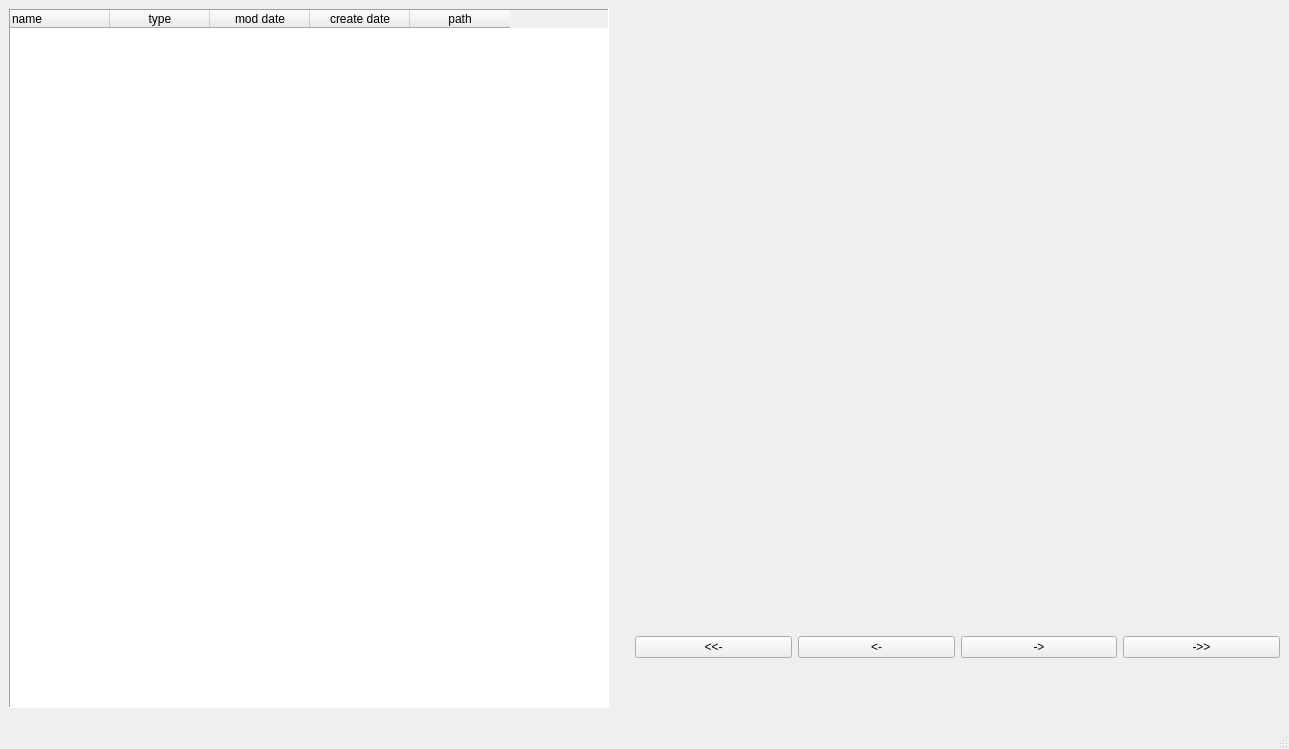
<?xml version="1.0" encoding="UTF-8"?>
<ui version="4.0">
 <class>MainWindow</class>
 <widget class="QMainWindow" name="MainWindow">
  <property name="windowModality">
   <enum>Qt::NonModal</enum>
  </property>
  <property name="geometry">
   <rect>
    <x>0</x>
    <y>0</y>
    <width>1289</width>
    <height>749</height>
   </rect>
  </property>
  <property name="sizePolicy">
   <sizepolicy hsizetype="Expanding" vsizetype="Expanding">
    <horstretch>0</horstretch>
    <verstretch>0</verstretch>
   </sizepolicy>
  </property>
  <property name="windowTitle">
   <string>Выбор файлов изображений</string>
  </property>
  <widget class="QWidget" name="centralwidget">
   <property name="focusPolicy">
    <enum>Qt::StrongFocus</enum>
   </property>
   <layout class="QGridLayout" name="gridLayout">
    <property name="sizeConstraint">
     <enum>QLayout::SetMinimumSize</enum>
    </property>
    <item row="0" column="0">
     <layout class="QVBoxLayout" name="verticalLayout_3">
      <item>
       <layout class="QHBoxLayout" name="horizontalLayout">
        <item>
         <layout class="QVBoxLayout" name="verticalLayout_2">
          <item>
           <widget class="QTableWidget" name="tableWidget">
            <property name="sizePolicy">
             <sizepolicy hsizetype="Minimum" vsizetype="Expanding">
              <horstretch>0</horstretch>
              <verstretch>0</verstretch>
             </sizepolicy>
            </property>
            <property name="minimumSize">
             <size>
              <width>400</width>
              <height>0</height>
             </size>
            </property>
            <property name="focusPolicy">
             <enum>Qt::ClickFocus</enum>
            </property>
            <property name="frameShape">
             <enum>QFrame::Panel</enum>
            </property>
            <property name="frameShadow">
             <enum>QFrame::Sunken</enum>
            </property>
            <property name="editTriggers">
             <set>QAbstractItemView::NoEditTriggers</set>
            </property>
            <property name="alternatingRowColors">
             <bool>false</bool>
            </property>
            <property name="selectionMode">
             <enum>QAbstractItemView::ExtendedSelection</enum>
            </property>
            <property name="selectionBehavior">
             <enum>QAbstractItemView::SelectRows</enum>
            </property>
            <property name="sortingEnabled">
             <bool>true</bool>
            </property>
            <attribute name="horizontalHeaderCascadingSectionResizes">
             <bool>true</bool>
            </attribute>
            <column>
             <property name="text">
              <string>name</string>
             </property>
             <property name="font">
              <font>
               <stylestrategy>PreferAntialias</stylestrategy>
              </font>
             </property>
             <property name="textAlignment">
              <set>AlignJustify|AlignVCenter</set>
             </property>
            </column>
            <column>
             <property name="text">
              <string>type</string>
             </property>
            </column>
            <column>
             <property name="text">
              <string>mod date</string>
             </property>
            </column>
            <column>
             <property name="text">
              <string>create date</string>
             </property>
            </column>
            <column>
             <property name="text">
              <string>path</string>
             </property>
            </column>
           </widget>
          </item>
          <item>
           <spacer name="tablespacer">
            <property name="orientation">
             <enum>Qt::Horizontal</enum>
            </property>
            <property name="sizeType">
             <enum>QSizePolicy::Minimum</enum>
            </property>
            <property name="sizeHint" stdset="0">
             <size>
              <width>600</width>
              <height>5</height>
             </size>
            </property>
           </spacer>
          </item>
         </layout>
        </item>
        <item>
         <spacer name="verticalSpacer">
          <property name="orientation">
           <enum>Qt::Vertical</enum>
          </property>
          <property name="sizeType">
           <enum>QSizePolicy::MinimumExpanding</enum>
          </property>
          <property name="sizeHint" stdset="0">
           <size>
            <width>20</width>
            <height>400</height>
           </size>
          </property>
         </spacer>
        </item>
        <item>
         <layout class="QVBoxLayout" name="verticalLayout">
          <property name="leftMargin">
           <number>0</number>
          </property>
          <property name="topMargin">
           <number>0</number>
          </property>
          <property name="rightMargin">
           <number>0</number>
          </property>
          <property name="bottomMargin">
           <number>50</number>
          </property>
          <item>
           <widget class="QLabel" name="image">
            <property name="sizePolicy">
             <sizepolicy hsizetype="Ignored" vsizetype="MinimumExpanding">
              <horstretch>0</horstretch>
              <verstretch>0</verstretch>
             </sizepolicy>
            </property>
            <property name="baseSize">
             <size>
              <width>0</width>
              <height>0</height>
             </size>
            </property>
            <property name="focusPolicy">
             <enum>Qt::ClickFocus</enum>
            </property>
            <property name="frameShape">
             <enum>QFrame::NoFrame</enum>
            </property>
            <property name="frameShadow">
             <enum>QFrame::Plain</enum>
            </property>
            <property name="text">
             <string/>
            </property>
           </widget>
          </item>
          <item>
           <widget class="QLabel" name="name_out_label">
            <property name="enabled">
             <bool>false</bool>
            </property>
            <property name="sizePolicy">
             <sizepolicy hsizetype="Expanding" vsizetype="Minimum">
              <horstretch>0</horstretch>
              <verstretch>0</verstretch>
             </sizepolicy>
            </property>
            <property name="baseSize">
             <size>
              <width>0</width>
              <height>0</height>
             </size>
            </property>
            <property name="font">
             <font>
              <pointsize>12</pointsize>
             </font>
            </property>
            <property name="text">
             <string/>
            </property>
           </widget>
          </item>
          <item>
           <layout class="QHBoxLayout" name="horizontalLayout_2">
            <property name="sizeConstraint">
             <enum>QLayout::SetMinimumSize</enum>
            </property>
            <item>
             <widget class="QPushButton" name="go_start_button">
              <property name="sizePolicy">
               <sizepolicy hsizetype="Expanding" vsizetype="Minimum">
                <horstretch>0</horstretch>
                <verstretch>0</verstretch>
               </sizepolicy>
              </property>
              <property name="minimumSize">
               <size>
                <width>100</width>
                <height>20</height>
               </size>
              </property>
              <property name="text">
               <string>&lt;&lt;-</string>
              </property>
             </widget>
            </item>
            <item>
             <widget class="QPushButton" name="go_left_button">
              <property name="sizePolicy">
               <sizepolicy hsizetype="Expanding" vsizetype="Minimum">
                <horstretch>0</horstretch>
                <verstretch>0</verstretch>
               </sizepolicy>
              </property>
              <property name="minimumSize">
               <size>
                <width>100</width>
                <height>20</height>
               </size>
              </property>
              <property name="text">
               <string>&lt;-</string>
              </property>
             </widget>
            </item>
            <item>
             <widget class="QPushButton" name="go_right_button">
              <property name="sizePolicy">
               <sizepolicy hsizetype="Expanding" vsizetype="Minimum">
                <horstretch>0</horstretch>
                <verstretch>0</verstretch>
               </sizepolicy>
              </property>
              <property name="minimumSize">
               <size>
                <width>100</width>
                <height>20</height>
               </size>
              </property>
              <property name="text">
               <string>-&gt;</string>
              </property>
             </widget>
            </item>
            <item>
             <widget class="QPushButton" name="go_end_button">
              <property name="sizePolicy">
               <sizepolicy hsizetype="Expanding" vsizetype="Minimum">
                <horstretch>0</horstretch>
                <verstretch>0</verstretch>
               </sizepolicy>
              </property>
              <property name="minimumSize">
               <size>
                <width>100</width>
                <height>20</height>
               </size>
              </property>
              <property name="text">
               <string>-&gt;&gt;</string>
              </property>
             </widget>
            </item>
           </layout>
          </item>
          <item>
           <spacer name="image_spacer">
            <property name="orientation">
             <enum>Qt::Horizontal</enum>
            </property>
            <property name="sizeType">
             <enum>QSizePolicy::Minimum</enum>
            </property>
            <property name="sizeHint" stdset="0">
             <size>
              <width>100</width>
              <height>5</height>
             </size>
            </property>
           </spacer>
          </item>
         </layout>
        </item>
       </layout>
      </item>
      <item>
       <spacer name="global_spacer">
        <property name="orientation">
         <enum>Qt::Horizontal</enum>
        </property>
        <property name="sizeType">
         <enum>QSizePolicy::Minimum</enum>
        </property>
        <property name="sizeHint" stdset="0">
         <size>
          <width>700</width>
          <height>5</height>
         </size>
        </property>
       </spacer>
      </item>
     </layout>
    </item>
   </layout>
  </widget>
  <widget class="QMenuBar" name="menubar">
   <property name="geometry">
    <rect>
     <x>0</x>
     <y>0</y>
     <width>1289</width>
     <height>21</height>
    </rect>
   </property>
  </widget>
  <widget class="QStatusBar" name="statusbar"/>
 </widget>
 <resources/>
 <connections/>
</ui>
